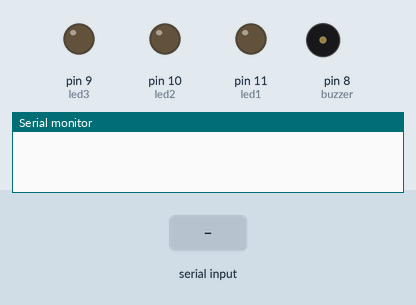
Recording of a sketch running on a simulated Arduino Uno, built with avr-gcc and run on an emulated ATmega328P. Parts: output pins drawn as LEDs (lit = HIGH), buzzer (waves = sounding), the last lines printed to the serial monitor. Dashed ring = blinking. The test bench sets the inputs (shaded band).

Above: at 1.2 s.
1.3 s: "pall" received over Serial
At 1.59 s:
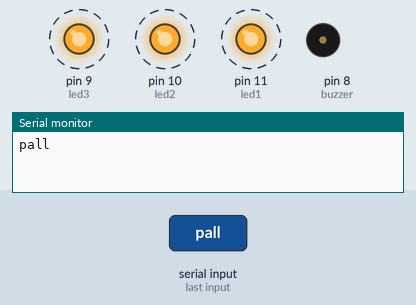
4.3 s: "mus" received over Serial
At 5.23 s:
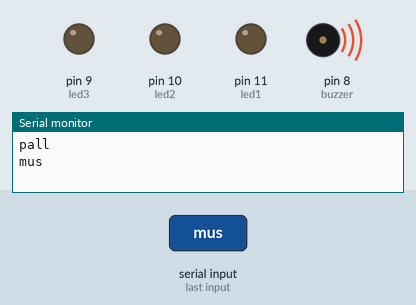
Timing chart, 0 to 13.3 s (numbered marks = the images above; inputs shaded):
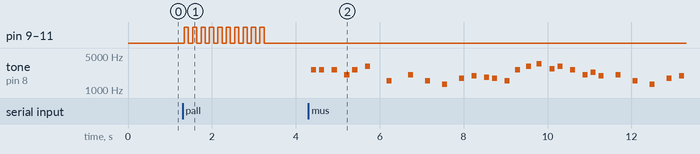

The sketch:

xpto.ino
```cpp
//Rafael F. Camarda

//--------------------Variaveis----------------------
String voice;


const int led1 = 11;
const int led2 = 10;
const int led3 = 9;
const int buzzer = 8;
const int relay = 7;

int brilho = 0;


//MARIO VARIAVEIS
#define NOTE_B0  31
#define NOTE_C1  33
#define NOTE_CS1 35
#define NOTE_D1  37
#define NOTE_DS1 39
#define NOTE_E1  41
#define NOTE_F1  44
#define NOTE_FS1 46
#define NOTE_G1  49
#define NOTE_GS1 52
#define NOTE_A1  55
#define NOTE_AS1 58
#define NOTE_B1  62
#define NOTE_C2  65
#define NOTE_CS2 69
#define NOTE_D2  73
#define NOTE_DS2 78
#define NOTE_E2  82
#define NOTE_F2  87
#define NOTE_FS2 93
#define NOTE_G2  98
#define NOTE_GS2 104
#define NOTE_A2  110
#define NOTE_AS2 117
#define NOTE_B2  123
#define NOTE_C3  131
#define NOTE_CS3 139
#define NOTE_D3  147
#define NOTE_DS3 156
#define NOTE_E3  165
#define NOTE_F3  175
#define NOTE_FS3 185
#define NOTE_G3  196
#define NOTE_GS3 208
#define NOTE_A3  220
#define NOTE_AS3 233
#define NOTE_B3  247
#define NOTE_C4  262
#define NOTE_CS4 277
#define NOTE_D4  294
#define NOTE_DS4 311
#define NOTE_E4  330
#define NOTE_F4  349
#define NOTE_FS4 370
#define NOTE_G4  392
#define NOTE_GS4 415
#define NOTE_A4  440
#define NOTE_AS4 466
#define NOTE_B4  494
#define NOTE_C5  523
#define NOTE_CS5 554
#define NOTE_D5  587
#define NOTE_DS5 622
#define NOTE_E5  659
#define NOTE_F5  698
#define NOTE_FS5 740
#define NOTE_G5  784
#define NOTE_GS5 831
#define NOTE_A5  880
#define NOTE_AS5 932
#define NOTE_B5  988
#define NOTE_C6  1047
#define NOTE_CS6 1109
#define NOTE_D6  1175
#define NOTE_DS6 1245
#define NOTE_E6  1319
#define NOTE_F6  1397
#define NOTE_FS6 1480
#define NOTE_G6  1568
#define NOTE_GS6 1661
#define NOTE_A6  1760
#define NOTE_AS6 1865
#define NOTE_B6  1976
#define NOTE_C7  2093
#define NOTE_CS7 2217
#define NOTE_D7  2349
#define NOTE_DS7 2489
#define NOTE_E7  2637
#define NOTE_F7  2794
#define NOTE_FS7 2960
#define NOTE_G7  3136
#define NOTE_GS7 3322
#define NOTE_A7  3520
#define NOTE_AS7 3729
#define NOTE_B7  3951
#define NOTE_C8  4186
#define NOTE_CS8 4435
#define NOTE_D8  4699
#define NOTE_DS8 4978


//Mario main theme melody
int melody[] = {
  NOTE_E7, NOTE_E7, 0, NOTE_E7,
  0, NOTE_C7, NOTE_E7, 0,
  NOTE_G7, 0, 0,  0,
  NOTE_G6, 0, 0, 0,

  NOTE_C7, 0, 0, NOTE_G6,
  0, 0, NOTE_E6, 0,
  0, NOTE_A6, 0, NOTE_B6,
  0, NOTE_AS6, NOTE_A6, 0,

  NOTE_G6, NOTE_E7, NOTE_G7,
  NOTE_A7, 0, NOTE_F7, NOTE_G7,
  0, NOTE_E7, 0, NOTE_C7,
  NOTE_D7, NOTE_B6, 0, 0,

  NOTE_C7, 0, 0, NOTE_G6,
  0, 0, NOTE_E6, 0,
  0, NOTE_A6, 0, NOTE_B6,
  0, NOTE_AS6, NOTE_A6, 0,

  NOTE_G6, NOTE_E7, NOTE_G7,
  NOTE_A7, 0, NOTE_F7, NOTE_G7,
  0, NOTE_E7, 0, NOTE_C7,
  NOTE_D7, NOTE_B6, 0, 0
};
//Mario main them tempo
int tempo[] = {
  12, 12, 12, 12,
  12, 12, 12, 12,
  12, 12, 12, 12,
  12, 12, 12, 12,

  12, 12, 12, 12,
  12, 12, 12, 12,
  12, 12, 12, 12,
  12, 12, 12, 12,

  9, 9, 9,
  12, 12, 12, 12,
  12, 12, 12, 12,
  12, 12, 12, 12,

  12, 12, 12, 12,
  12, 12, 12, 12,
  12, 12, 12, 12,
  12, 12, 12, 12,

  9, 9, 9,
  12, 12, 12, 12,
  12, 12, 12, 12,
  12, 12, 12, 12,
};


//MARIO VARIAVEIS

//--------------------Variaveis----------------------


//--------------------FUNÇOES----------------------
void blinkall(){
  int i;

  for(i = 0; i < 10; i++){
     digitalWrite(led1, HIGH);
     digitalWrite(led2, HIGH);
     digitalWrite(led3, HIGH);
     delay(100);
     digitalWrite(led1, LOW);
     digitalWrite(led2, LOW);
     digitalWrite(led3, LOW);
     delay(100);
  }

}

void music(){
  int size = sizeof(melody) / sizeof(int);
    for (int thisNote = 0; thisNote < size; thisNote++) {

      // to calculate the note duration, take one second
      // divided by the note type.
      //e.g. quarter note = 1000 / 4, eighth note = 1000/8, etc.
      int noteDuration = 1000 / tempo[thisNote];

      buzz(buzzer, melody[thisNote], noteDuration);

      // to distinguish the notes, set a minimum time between them.
      // the note's duration + 30% seems to work well:
      int pauseBetweenNotes = noteDuration * 1.30;
      delay(pauseBetweenNotes);

      // stop the tone playing:
      buzz(buzzer, 0, noteDuration);

    }
}

void allon(){
     digitalWrite(led1, HIGH);
     digitalWrite(led2, HIGH);
     digitalWrite(led3, HIGH);

}
void alloff(){
     digitalWrite(led1, LOW);
     digitalWrite(led2, LOW);
     digitalWrite(led3, LOW);
}

void buzz(int targetPin, long frequency, long length) {
  long delayValue = 1000000 / frequency / 2; // calculate the delay value between transitions
  //// 1 second's worth of microseconds, divided by the frequency, then split in half since
  //// there are two phases to each cycle
  long numCycles = frequency * length / 1000; // calculate the number of cycles for proper timing
  //// multiply frequency, which is really cycles per second, by the number of seconds to
  //// get the total number of cycles to produce
  for (long i = 0; i < numCycles; i++) { // for the calculated length of time...
    digitalWrite(targetPin, HIGH); // write the buzzer pin high to push out the diaphram
    delayMicroseconds(delayValue); // wait for the calculated delay value
    digitalWrite(targetPin, LOW); // write the buzzer pin low to pull back the diaphram
    delayMicroseconds(delayValue); // wait again or the calculated delay value
  }
}

//--------------------FUNÇOES----------------------


//--------------------EXECUÇAO----------------------
void setup() {

  Serial.begin(9600);
  pinMode(led1, OUTPUT);
  pinMode(led2, OUTPUT);
  pinMode(led3, OUTPUT);
  pinMode(buzzer, OUTPUT);
}


void loop() {

  while (Serial.available()){
      delay(10);
      char c = Serial.read();

      if (c == '#') {break;}
          voice += c;
      }

      if (voice.length() > 0) {
          Serial.println(voice);
      if(voice == "lall"){
          allon();
      }
      else if(voice == "dall"){
          alloff();
      }
      else if(voice == "pall"){
          blinkall();
      }
      else if(voice == "mus"){
          music();
      }
      else if(voice == "l13"){
          digitalWrite(led1,HIGH);
      }
      else if(voice == "d13"){
          digitalWrite(led1,LOW);
      }
      else if(voice == "l12"){
          digitalWrite(led2,HIGH);
      }
      else if(voice == "d12"){
          digitalWrite(led2,LOW);
      }
      else if(voice == "l11"){
          digitalWrite(led3,HIGH);
      }
      else if(voice == "d11"){
          digitalWrite(led3,LOW);
      }
      else if(voice == "l10"){
          digitalWrite(relay,HIGH);
      }
      else if(voice == "d10"){
          digitalWrite(relay,LOW);
      }
      else if(voice == "mab"){
        if(brilho  <= 255){
          brilho += 85;
          analogWrite(led3, brilho);
          analogWrite(led2, brilho);
          analogWrite(led1, brilho);


        }

      }
      else if(voice == "meb"){
         if(brilho > 0){
          brilho = brilho - 85;
          analogWrite(led3, brilho);
          analogWrite(led2, brilho);
          analogWrite(led1, brilho);
        }
      }


      //Reseta a string para uma nova leitura
      voice="";
   }
}
//--------------------EXECUÇAO----------------------
```

Measured:
- after the input at 1.3 s, pin 9 (led3), pin 10 (led2), pin 11 (led1): alternates HIGH for 0.10 s and LOW for 0.10 s, 20 changes in all, then stays LOW, starting at once
- after the input at 4.3 s, tone on pin 8 (buzzer): plays 2595 Hz for 0.12 s, 2597 Hz for 0.12 s, 2597 Hz for 0.12 s, 2070 Hz for 0.12 s, 2597 Hz for 0.12 s, 3076 Hz for 0.12 s … (29 notes in this stretch), starting after 0.07 s
